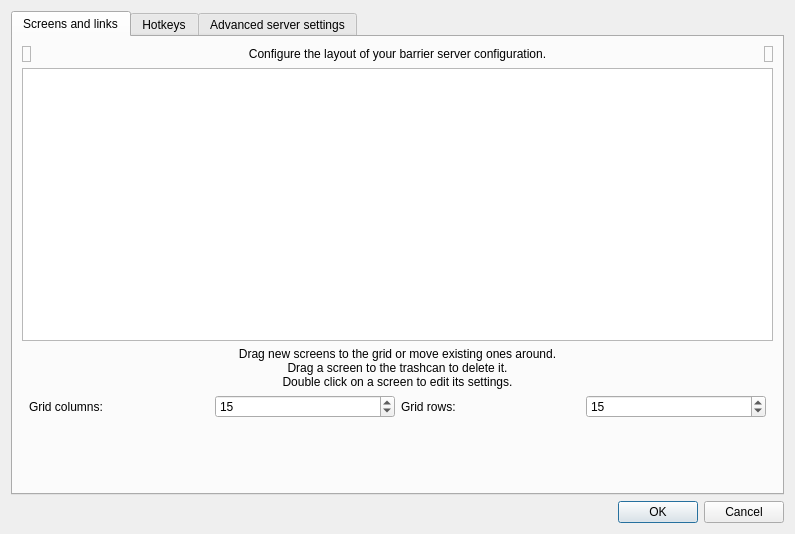
<?xml version="1.0" encoding="UTF-8"?>
<ui version="4.0">
 <class>ServerConfigDialogBase</class>
 <widget class="QDialog" name="ServerConfigDialogBase">
  <property name="geometry">
   <rect>
    <x>0</x>
    <y>0</y>
    <width>795</width>
    <height>534</height>
   </rect>
  </property>
  <property name="windowTitle">
   <string>Server Configuration</string>
  </property>
  <layout class="QVBoxLayout">
   <item>
    <widget class="QTabWidget" name="m_pTabWidget">
     <property name="currentIndex">
      <number>0</number>
     </property>
     <widget class="QWidget" name="m_pTabScreens">
      <attribute name="title">
       <string>Screens and links</string>
      </attribute>
      <layout class="QVBoxLayout">
       <item>
        <layout class="QHBoxLayout">
         <item>
          <widget class="TrashScreenWidget" name="m_pTrashScreenWidget">
           <property name="acceptDrops">
            <bool>true</bool>
           </property>
           <property name="toolTip">
            <string>Drag a screen from the grid to the trashcan to remove it.</string>
           </property>
           <property name="frameShape">
            <enum>QFrame::StyledPanel</enum>
           </property>
           <property name="frameShadow">
            <enum>QFrame::Raised</enum>
           </property>
           <property name="text">
            <string/>
           </property>
           <property name="pixmap">
            <pixmap resource="Barrier.qrc">:/res/icons/64x64/user-trash.png</pixmap>
           </property>
          </widget>
         </item>
         <item>
          <widget class="QLabel" name="label_2">
           <property name="sizePolicy">
            <sizepolicy hsizetype="Preferred" vsizetype="Preferred">
             <horstretch>1</horstretch>
             <verstretch>0</verstretch>
            </sizepolicy>
           </property>
           <property name="text">
            <string>Configure the layout of your barrier server configuration.</string>
           </property>
           <property name="alignment">
            <set>Qt::AlignCenter</set>
           </property>
           <property name="wordWrap">
            <bool>true</bool>
           </property>
          </widget>
         </item>
         <item>
          <widget class="NewScreenWidget" name="m_pLabelNewScreenWidget">
           <property name="toolTip">
            <string>Drag this button to the grid to add a new screen.</string>
           </property>
           <property name="frameShape">
            <enum>QFrame::StyledPanel</enum>
           </property>
           <property name="frameShadow">
            <enum>QFrame::Raised</enum>
           </property>
           <property name="text">
            <string/>
           </property>
           <property name="pixmap">
            <pixmap resource="Barrier.qrc">:/res/icons/64x64/video-display.png</pixmap>
           </property>
          </widget>
         </item>
        </layout>
       </item>
       <item>
        <widget class="ScreenSetupView" name="m_pScreenSetupView">
         <property name="minimumSize">
          <size>
           <width>0</width>
           <height>273</height>
          </size>
         </property>
         <property name="maximumSize">
          <size>
           <width>16777215</width>
           <height>273</height>
          </size>
         </property>
         <property name="acceptDrops">
          <bool>true</bool>
         </property>
         <property name="autoFillBackground">
          <bool>false</bool>
         </property>
         <property name="frameShape">
          <enum>QFrame::StyledPanel</enum>
         </property>
         <property name="frameShadow">
          <enum>QFrame::Sunken</enum>
         </property>
        </widget>
       </item>
       <item>
        <widget class="QLabel" name="label_3">
         <property name="sizePolicy">
          <sizepolicy hsizetype="Preferred" vsizetype="Preferred">
           <horstretch>1</horstretch>
           <verstretch>0</verstretch>
          </sizepolicy>
         </property>
         <property name="text">
          <string>Drag new screens to the grid or move existing ones around.
Drag a screen to the trashcan to delete it.
Double click on a screen to edit its settings.</string>
         </property>
         <property name="alignment">
          <set>Qt::AlignCenter</set>
         </property>
         <property name="wordWrap">
          <bool>true</bool>
         </property>
        </widget>
       </item>
       <item>
        <layout class="QHBoxLayout" name="horizontalLayoutGridSize">
         <item>
          <spacer>
           <property name="orientation">
            <enum>Qt::Horizontal</enum>
           </property>
          </spacer>
         </item>
         <item>
          <widget class="QLabel" name="labelGridCols">
           <property name="text">
            <string>Grid columns:</string>
           </property>
          </widget>
         </item>
         <item>
          <widget class="QSpinBox" name="m_pSpinBoxGridCols">
           <property name="minimum">
            <number>1</number>
           </property>
           <property name="maximum">
            <number>100</number>
           </property>
           <property name="value">
            <number>15</number>
           </property>
          </widget>
         </item>
         <item>
          <widget class="QLabel" name="labelGridRows">
           <property name="text">
            <string>Grid rows:</string>
           </property>
          </widget>
         </item>
         <item>
          <widget class="QSpinBox" name="m_pSpinBoxGridRows">
           <property name="minimum">
            <number>1</number>
           </property>
           <property name="maximum">
            <number>100</number>
           </property>
           <property name="value">
            <number>15</number>
           </property>
          </widget>
         </item>
         <item>
          <spacer>
           <property name="orientation">
            <enum>Qt::Horizontal</enum>
           </property>
          </spacer>
         </item>
        </layout>
       </item>
       <item>
        <spacer>
         <property name="orientation">
          <enum>Qt::Vertical</enum>
         </property>
         <property name="sizeHint" stdset="0">
          <size>
           <width>20</width>
           <height>40</height>
          </size>
         </property>
        </spacer>
       </item>
      </layout>
     </widget>
     <widget class="QWidget" name="m_pTabHotkeys">
      <attribute name="title">
       <string>Hotkeys</string>
      </attribute>
      <layout class="QHBoxLayout">
       <item>
        <widget class="QGroupBox" name="groupBox">
         <property name="title">
          <string>&amp;Hotkeys</string>
         </property>
         <layout class="QGridLayout">
          <item row="0" column="0" rowspan="4">
           <widget class="QListWidget" name="m_pListHotkeys"/>
          </item>
          <item row="0" column="1">
           <widget class="QPushButton" name="m_pButtonNewHotkey">
            <property name="enabled">
             <bool>true</bool>
            </property>
            <property name="text">
             <string>&amp;New</string>
            </property>
           </widget>
          </item>
          <item row="1" column="1">
           <widget class="QPushButton" name="m_pButtonEditHotkey">
            <property name="enabled">
             <bool>false</bool>
            </property>
            <property name="text">
             <string>&amp;Edit</string>
            </property>
           </widget>
          </item>
          <item row="2" column="1">
           <widget class="QPushButton" name="m_pButtonRemoveHotkey">
            <property name="enabled">
             <bool>false</bool>
            </property>
            <property name="text">
             <string>&amp;Remove</string>
            </property>
           </widget>
          </item>
          <item row="3" column="1">
           <spacer>
            <property name="orientation">
             <enum>Qt::Vertical</enum>
            </property>
            <property name="sizeHint" stdset="0">
             <size>
              <width>75</width>
              <height>161</height>
             </size>
            </property>
           </spacer>
          </item>
         </layout>
        </widget>
       </item>
       <item>
        <widget class="QGroupBox" name="groupBox_2">
         <property name="title">
          <string>A&amp;ctions</string>
         </property>
         <layout class="QGridLayout">
          <item row="0" column="0" rowspan="4">
           <widget class="QListWidget" name="m_pListActions"/>
          </item>
          <item row="0" column="1">
           <widget class="QPushButton" name="m_pButtonNewAction">
            <property name="enabled">
             <bool>false</bool>
            </property>
            <property name="text">
             <string>Ne&amp;w</string>
            </property>
           </widget>
          </item>
          <item row="1" column="1">
           <widget class="QPushButton" name="m_pButtonEditAction">
            <property name="enabled">
             <bool>false</bool>
            </property>
            <property name="text">
             <string>E&amp;dit</string>
            </property>
           </widget>
          </item>
          <item row="2" column="1">
           <widget class="QPushButton" name="m_pButtonRemoveAction">
            <property name="enabled">
             <bool>false</bool>
            </property>
            <property name="text">
             <string>Re&amp;move</string>
            </property>
           </widget>
          </item>
          <item row="3" column="1">
           <spacer>
            <property name="orientation">
             <enum>Qt::Vertical</enum>
            </property>
            <property name="sizeHint" stdset="0">
             <size>
              <width>20</width>
              <height>40</height>
             </size>
            </property>
           </spacer>
          </item>
         </layout>
        </widget>
       </item>
      </layout>
     </widget>
     <widget class="QWidget" name="m_pTabAdvanced">
      <attribute name="title">
       <string>Advanced server settings</string>
      </attribute>
      <layout class="QGridLayout">
       <item row="0" column="0">
        <widget class="QGroupBox" name="m_pGroupSwitch">
         <property name="title">
          <string>&amp;Switch</string>
         </property>
         <layout class="QVBoxLayout">
          <item>
           <layout class="QHBoxLayout">
            <item>
             <widget class="QCheckBox" name="m_pCheckBoxSwitchDelay">
              <property name="enabled">
               <bool>true</bool>
              </property>
              <property name="text">
               <string>Switch &amp;after waiting</string>
              </property>
             </widget>
            </item>
            <item>
             <spacer>
              <property name="orientation">
               <enum>Qt::Horizontal</enum>
              </property>
              <property name="sizeHint" stdset="0">
               <size>
                <width>40</width>
                <height>20</height>
               </size>
              </property>
             </spacer>
            </item>
            <item>
             <widget class="QSpinBox" name="m_pSpinBoxSwitchDelay">
              <property name="enabled">
               <bool>false</bool>
              </property>
              <property name="minimum">
               <number>10</number>
              </property>
              <property name="maximum">
               <number>10000</number>
              </property>
              <property name="singleStep">
               <number>10</number>
              </property>
              <property name="value">
               <number>250</number>
              </property>
             </widget>
            </item>
            <item>
             <widget class="QLabel" name="m_pLabel_14">
              <property name="text">
               <string>ms</string>
              </property>
             </widget>
            </item>
           </layout>
          </item>
          <item>
           <layout class="QVBoxLayout">
            <item>
             <layout class="QHBoxLayout">
              <item>
               <widget class="QCheckBox" name="m_pCheckBoxSwitchDoubleTap">
                <property name="enabled">
                 <bool>true</bool>
                </property>
                <property name="text">
                 <string>Switch on double &amp;tap within</string>
                </property>
               </widget>
              </item>
              <item>
               <spacer>
                <property name="orientation">
                 <enum>Qt::Horizontal</enum>
                </property>
                <property name="sizeHint" stdset="0">
                 <size>
                  <width>40</width>
                  <height>20</height>
                 </size>
                </property>
               </spacer>
              </item>
              <item>
               <widget class="QSpinBox" name="m_pSpinBoxSwitchDoubleTap">
                <property name="enabled">
                 <bool>false</bool>
                </property>
                <property name="minimum">
                 <number>10</number>
                </property>
                <property name="maximum">
                 <number>10000</number>
                </property>
                <property name="singleStep">
                 <number>10</number>
                </property>
                <property name="value">
                 <number>250</number>
                </property>
               </widget>
              </item>
              <item>
               <widget class="QLabel" name="m_pLabel_15">
                <property name="text">
                 <string>ms</string>
                </property>
               </widget>
              </item>
             </layout>
            </item>
            <item>
             <widget class="QLabel" name="label_4">
              <property name="text">
               <string>Bump against the screen edge with the mouse pointer twice in quick succession.</string>
              </property>
              <property name="wordWrap">
               <bool>true</bool>
              </property>
             </widget>
            </item>
           </layout>
          </item>
          <item>
           <spacer>
            <property name="orientation">
             <enum>Qt::Vertical</enum>
            </property>
            <property name="sizeHint" stdset="0">
             <size>
              <width>20</width>
              <height>40</height>
             </size>
            </property>
           </spacer>
          </item>
         </layout>
        </widget>
       </item>
       <item row="0" column="1">
        <widget class="QGroupBox" name="m_pGroupOptions">
         <property name="title">
          <string>&amp;Options</string>
         </property>
         <layout class="QGridLayout">
          <item row="3" column="0">
           <widget class="QCheckBox" name="m_pCheckBoxWin32KeepForeground">
            <property name="enabled">
             <bool>true</bool>
            </property>
            <property name="text">
             <string>Don't take &amp;foreground window on Windows servers</string>
            </property>
           </widget>
          </item>
          <item row="1" column="0">
           <widget class="QCheckBox" name="m_pCheckBoxRelativeMouseMoves">
            <property name="enabled">
             <bool>true</bool>
            </property>
            <property name="text">
             <string>Use &amp;relative mouse moves</string>
            </property>
           </widget>
          </item>
          <item row="2" column="0">
           <widget class="QCheckBox" name="m_pCheckBoxScreenSaverSync">
            <property name="enabled">
             <bool>true</bool>
            </property>
            <property name="text">
             <string>S&amp;ynchronize screen savers</string>
            </property>
           </widget>
          </item>
          <item row="0" column="0">
           <layout class="QHBoxLayout">
            <item>
             <widget class="QCheckBox" name="m_pCheckBoxHeartbeat">
              <property name="enabled">
               <bool>true</bool>
              </property>
              <property name="text">
               <string>&amp;Check clients every</string>
              </property>
             </widget>
            </item>
            <item>
             <spacer>
              <property name="orientation">
               <enum>Qt::Horizontal</enum>
              </property>
              <property name="sizeHint" stdset="0">
               <size>
                <width>40</width>
                <height>20</height>
               </size>
              </property>
             </spacer>
            </item>
            <item>
             <widget class="QSpinBox" name="m_pSpinBoxHeartbeat">
              <property name="enabled">
               <bool>false</bool>
              </property>
              <property name="minimum">
               <number>1000</number>
              </property>
              <property name="maximum">
               <number>30000</number>
              </property>
              <property name="singleStep">
               <number>1000</number>
              </property>
              <property name="value">
               <number>5000</number>
              </property>
             </widget>
            </item>
            <item>
             <widget class="QLabel" name="m_pLabel_16">
              <property name="text">
               <string>ms</string>
              </property>
             </widget>
            </item>
           </layout>
          </item>
          <item row="7" column="0">
           <spacer>
            <property name="orientation">
             <enum>Qt::Vertical</enum>
            </property>
            <property name="sizeHint" stdset="0">
             <size>
              <width>20</width>
              <height>16</height>
             </size>
            </property>
           </spacer>
          </item>
          <item row="5" column="0">
           <widget class="QCheckBox" name="m_pCheckBoxEnableDragAndDrop">
            <property name="text">
             <string>Enable drag and drop file transfers</string>
            </property>
           </widget>
          </item>
          <item row="7" column="0">
           <layout class="QHBoxLayout" name="horizontalLayoutDragDropDir">
            <item>
             <widget class="QLabel" name="labelDragDropDir">
              <property name="text">
               <string>Drag and drop directory:</string>
              </property>
             </widget>
            </item>
            <item>
             <widget class="QLineEdit" name="m_pLineEditDragDropDir"/>
            </item>
            <item>
             <widget class="QPushButton" name="m_pButtonBrowseDragDropDir">
              <property name="text">
               <string>Browse...</string>
              </property>
             </widget>
            </item>
           </layout>
          </item>
          <item row="4" column="0">
           <widget class="QCheckBox" name="m_pCheckBoxIgnoreAutoConfigClient">
            <property name="text">
             <string>Ignore auto config clients</string>
            </property>
           </widget>
          </item>
          <item row="6" column="0">
           <widget class="QCheckBox" name="m_pCheckBoxEnableClipboard">
            <property name="text">
             <string>Enable clipboard sharing</string>
            </property>
            <property name="checked">
             <bool>true</bool>
            </property>
           </widget>
          </item>
         </layout>
        </widget>
       </item>
       <item row="1" column="0" colspan="2">
        <widget class="QGroupBox" name="m_pGroupSwitchCorners">
         <property name="title">
          <string>&amp;Dead corners</string>
         </property>
         <property name="checked">
          <bool>false</bool>
         </property>
         <layout class="QGridLayout">
          <item row="0" column="0" colspan="2">
           <widget class="QCheckBox" name="m_pCheckBoxCornerTopLeft">
            <property name="text">
             <string>To&amp;p-left</string>
            </property>
           </widget>
          </item>
          <item row="0" column="2" colspan="2">
           <widget class="QCheckBox" name="m_pCheckBoxCornerTopRight">
            <property name="text">
             <string>Top-rig&amp;ht</string>
            </property>
           </widget>
          </item>
          <item row="1" column="0" colspan="2">
           <widget class="QCheckBox" name="m_pCheckBoxCornerBottomLeft">
            <property name="text">
             <string>&amp;Bottom-left</string>
            </property>
           </widget>
          </item>
          <item row="1" column="2" colspan="2">
           <widget class="QCheckBox" name="m_pCheckBoxCornerBottomRight">
            <property name="text">
             <string>Bottom-ri&amp;ght</string>
            </property>
           </widget>
          </item>
          <item row="2" column="0">
           <spacer>
            <property name="orientation">
             <enum>Qt::Horizontal</enum>
            </property>
            <property name="sizeHint" stdset="0">
             <size>
              <width>40</width>
              <height>20</height>
             </size>
            </property>
           </spacer>
          </item>
          <item row="2" column="1" colspan="2">
           <layout class="QHBoxLayout">
            <item>
             <widget class="QLabel" name="label">
              <property name="text">
               <string>Cor&amp;ner Size:</string>
              </property>
              <property name="buddy">
               <cstring>m_pSpinBoxSwitchCornerSize</cstring>
              </property>
             </widget>
            </item>
            <item>
             <widget class="QSpinBox" name="m_pSpinBoxSwitchCornerSize"/>
            </item>
           </layout>
          </item>
          <item row="2" column="3">
           <spacer>
            <property name="orientation">
             <enum>Qt::Horizontal</enum>
            </property>
            <property name="sizeHint" stdset="0">
             <size>
              <width>40</width>
              <height>20</height>
             </size>
            </property>
           </spacer>
          </item>
         </layout>
        </widget>
       </item>
       <item row="2" column="0">
        <spacer>
         <property name="orientation">
          <enum>Qt::Vertical</enum>
         </property>
         <property name="sizeHint" stdset="0">
          <size>
           <width>20</width>
           <height>40</height>
          </size>
         </property>
        </spacer>
       </item>
      </layout>
     </widget>
    </widget>
   </item>
   <item>
    <widget class="QDialogButtonBox" name="m_pButtonBox">
     <property name="orientation">
      <enum>Qt::Horizontal</enum>
     </property>
     <property name="standardButtons">
      <set>QDialogButtonBox::Cancel|QDialogButtonBox::Ok</set>
     </property>
    </widget>
   </item>
  </layout>
 </widget>
 <customwidgets>
  <customwidget>
   <class>ScreenSetupView</class>
   <extends>QTableView</extends>
   <header>ScreenSetupView.h</header>
   <container>1</container>
  </customwidget>
  <customwidget>
   <class>NewScreenWidget</class>
   <extends>QLabel</extends>
   <header>NewScreenWidget.h</header>
  </customwidget>
  <customwidget>
   <class>TrashScreenWidget</class>
   <extends>QLabel</extends>
   <header>TrashScreenWidget.h</header>
  </customwidget>
 </customwidgets>
 <resources>
  <include location="Barrier.qrc"/>
 </resources>
 <connections>
  <connection>
   <sender>m_pButtonBox</sender>
   <signal>accepted()</signal>
   <receiver>ServerConfigDialogBase</receiver>
   <slot>accept()</slot>
   <hints>
    <hint type="sourcelabel">
     <x>572</x>
     <y>424</y>
    </hint>
    <hint type="destinationlabel">
     <x>377</x>
     <y>-8</y>
    </hint>
   </hints>
  </connection>
  <connection>
   <sender>m_pButtonBox</sender>
   <signal>rejected()</signal>
   <receiver>ServerConfigDialogBase</receiver>
   <slot>reject()</slot>
   <hints>
    <hint type="sourcelabel">
     <x>641</x>
     <y>424</y>
    </hint>
    <hint type="destinationlabel">
     <x>595</x>
     <y>1</y>
    </hint>
   </hints>
  </connection>
  <connection>
   <sender>m_pCheckBoxSwitchDelay</sender>
   <signal>toggled(bool)</signal>
   <receiver>m_pSpinBoxSwitchDelay</receiver>
   <slot>setEnabled(bool)</slot>
   <hints>
    <hint type="sourcelabel">
     <x>110</x>
     <y>63</y>
    </hint>
    <hint type="destinationlabel">
     <x>110</x>
     <y>63</y>
    </hint>
   </hints>
  </connection>
  <connection>
   <sender>m_pCheckBoxSwitchDoubleTap</sender>
   <signal>toggled(bool)</signal>
   <receiver>m_pSpinBoxSwitchDoubleTap</receiver>
   <slot>setEnabled(bool)</slot>
   <hints>
    <hint type="sourcelabel">
     <x>110</x>
     <y>63</y>
    </hint>
    <hint type="destinationlabel">
     <x>110</x>
     <y>63</y>
    </hint>
   </hints>
  </connection>
  <connection>
   <sender>m_pCheckBoxHeartbeat</sender>
   <signal>toggled(bool)</signal>
   <receiver>m_pSpinBoxHeartbeat</receiver>
   <slot>setEnabled(bool)</slot>
   <hints>
    <hint type="sourcelabel">
     <x>110</x>
     <y>63</y>
    </hint>
    <hint type="destinationlabel">
     <x>110</x>
     <y>63</y>
    </hint>
   </hints>
  </connection>
  <connection>
   <sender>m_pListHotkeys</sender>
   <signal>itemDoubleClicked(QListWidgetItem*)</signal>
   <receiver>m_pButtonEditHotkey</receiver>
   <slot>click()</slot>
   <hints>
    <hint type="sourcelabel">
     <x>197</x>
     <y>115</y>
    </hint>
    <hint type="destinationlabel">
     <x>304</x>
     <y>115</y>
    </hint>
   </hints>
  </connection>
  <connection>
   <sender>m_pListActions</sender>
   <signal>itemDoubleClicked(QListWidgetItem*)</signal>
   <receiver>m_pButtonEditAction</receiver>
   <slot>click()</slot>
   <hints>
    <hint type="sourcelabel">
     <x>505</x>
     <y>120</y>
    </hint>
    <hint type="destinationlabel">
     <x>677</x>
     <y>118</y>
    </hint>
   </hints>
  </connection>
 </connections>
</ui>
